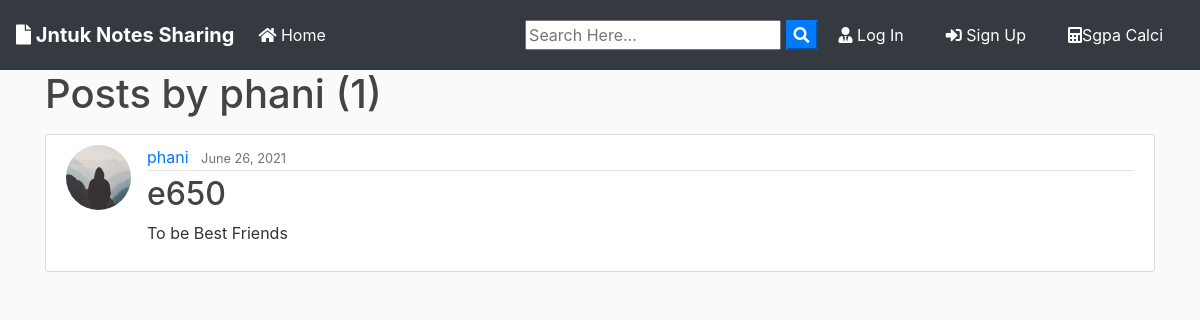
Screenshot of /user/phani with the database file from the repository.
### blog/models.py (models this page shows, shortened)
class Post(models.Model):
	title = models.CharField(max_length=100)
	file = models.FileField(null=True,blank=True,upload_to='Files')
	content = models.TextField()
	date_posted = models.DateTimeField(default=timezone.now)
	author = models.ForeignKey(User, on_delete=models.CASCADE)

### users/models.py (models this page shows, shortened)
class Profile(models.Model):
    user = models.OneToOneField(User, on_delete=models.CASCADE)
    image = models.ImageField(default='default.jpg', upload_to='profile_pics')

### blog/views.py (the view)
# urls.py: path('user/<str:username>', UserPostListView.as_view(), name='user-posts'),
class UserPostListView(ListView):
    model = Post
    template_name = 'blog/user_posts.html'  # <app>/<model>_<viewtype>.html
    context_object_name = 'posts'
    paginate_by = 3
    def get_queryset(self):
        user = get_object_or_404(User, username=self.kwargs.get('username'))
        return Post.objects.filter(author=user).order_by('-date_posted')

### blog/templates/blog/user_posts.html (shortened to what this page needs)
{% extends "blog/base.html" %}
{% block content %}
    <h1 class="mb-3">Posts by {{ view.kwargs.username }} ({{ page_obj.paginator.count }})</h1>
    {% for post in posts %}
        <article class="media content-section">
          <img class="rounded-circle article-img" src="{{ post.author.profile.image.url }}">
          <div class="media-body">
            <div class="article-metadata">
              <a class="mr-2" href="{% url 'user-posts' post.author.username %}">{{ post.author }}</a>
              <small class="text-muted">{{ post.date_posted|date:"F d, Y" }}</small>
            </div>
            <h2><a class="article-title" href="{% url 'post-detail' post.id %}">{{ post.title }}</a></h2>
            <p class="article-content">{{ post.content }}</p>
          </div>
        </article>
    {% endfor %}
{% endblock content %}

### blog/static/blog/main.css (style rules this page uses)
body { background: #fafafa; color: #333333; margin-top: 0; }
h1, h2, h3, h4, h5, h6 { color: #444444; }
.content-section { background: #ffffff; padding: 10px 20px; border: 1px solid #dddddd; border-radius: 3px; margin-bottom: 20px; }
.article-title { color: #444444; }
.article-content { white-space: pre-line; }
.article-img { height: 65px; width: 65px; margin-right: 16px; }
.article-metadata { padding-bottom: 1px; margin-bottom: 4px; border-bottom: 1px solid #e3e3e3 }

### rows the page displays
Post: author.profile.image (placeholder picture), author "phani", date_posted "June 26, 2021", title "e650", content "To be Best Friends"

### other values shown
{{ view.kwargs.username }} "phani"
{{ page_obj.paginator.count }} "1"
